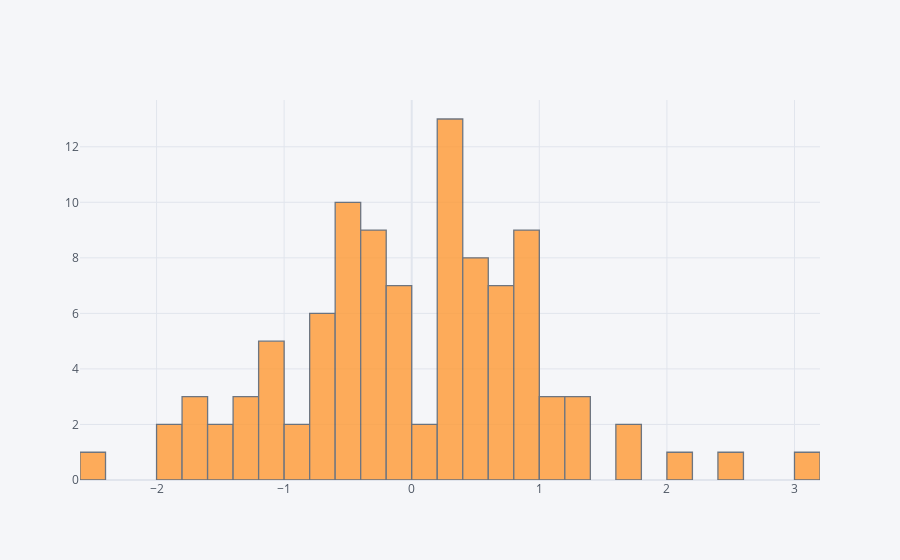

Notebook code cell kept with this figure:
### Markdown cell above
### `kind = hist`
Creating a histogram of a single column

### Code cell
df1['A'].iplot(kind='hist',bins=50) # for a single column
#df1.iplot(kind='hist',bins=25) # overlaped hist plots, trun ON/OFF

### Figure 1 — Plotly figure (JSON) as saved in the notebook; plotly's stock layout.template omitted (floating-point values rounded to 4 significant figures)
{"data": [{"histfunc": "count", "histnorm": "", "marker": {"color": "rgba(255, 153, 51, 1.0)", "line": {"color": "#4D5663", "width": 1.3}}, "name": "A", "nbinsx": 50, "opacity": 0.8, "orientation": "v", "type": "histogram", "x": [-1.754, -1.723, -0.414, 0.8212, 1.139, 0.2938, 0.3852, 0.2496, 0.4639, 0.7966, 1.767, -1.024, -0.353, 1.218, -0.4488, -1.162, 0.2653, 0.9905, -0.3344, -0.548, -1.5, -1.659, -1.372, 0.8259, 0.942, 0.2607, -0.8849, -0.1079, -0.2975, 0.9503, 0.4181, -0.5349, 0.3761, 1.032, -1.243, 0.5044, 1.377, 0.6006, -1.052, 0.8809, -2.526, 0.7137, 0.3678, -0.01895, -0.5537, -0.7926, -0.6685, -1.023, -0.9239, 3.081, 1.147, -1.809, -0.2463, 0.5685, 0.3294, -0.2616, -0.4105, 1.697, -0.7331, 0.3478, -1.877, 0.7442, -0.4553, 0.5308, 0.7044, -0.5183, 0.2802, 0.6279, -0.6995, -1.483, -0.008939, -0.5854, -0.0909, 2.158, 0.04084, 0.8994, -0.1884, 0.3948, -0.4992, -0.2428, -0.278, -0.02006, 0.5112, -0.7177, -0.1623, -0.6309, -0.2883, -1.339, 0.4349, 2.494, 0.9269, 0.229, 0.5818, -1.104, 0.06652, 0.8548, 0.2274, -0.2199, 0.7916, 1.212]}], "layout": {"barmode": "overlay", "legend": {"bgcolor": "#F5F6F9", "font": {"color": "#4D5663"}}, "paper_bgcolor": "#F5F6F9", "plot_bgcolor": "#F5F6F9", "title": {"font": {"color": "#4D5663"}}, "xaxis": {"gridcolor": "#E1E5ED", "showgrid": true, "tickfont": {"color": "#4D5663"}, "title": {"font": {"color": "#4D5663"}, "text": ""}, "zerolinecolor": "#E1E5ED"}, "yaxis": {"gridcolor": "#E1E5ED", "showgrid": true, "tickfont": {"color": "#4D5663"}, "title": {"font": {"color": "#4D5663"}, "text": ""}, "zerolinecolor": "#E1E5ED"}}}
